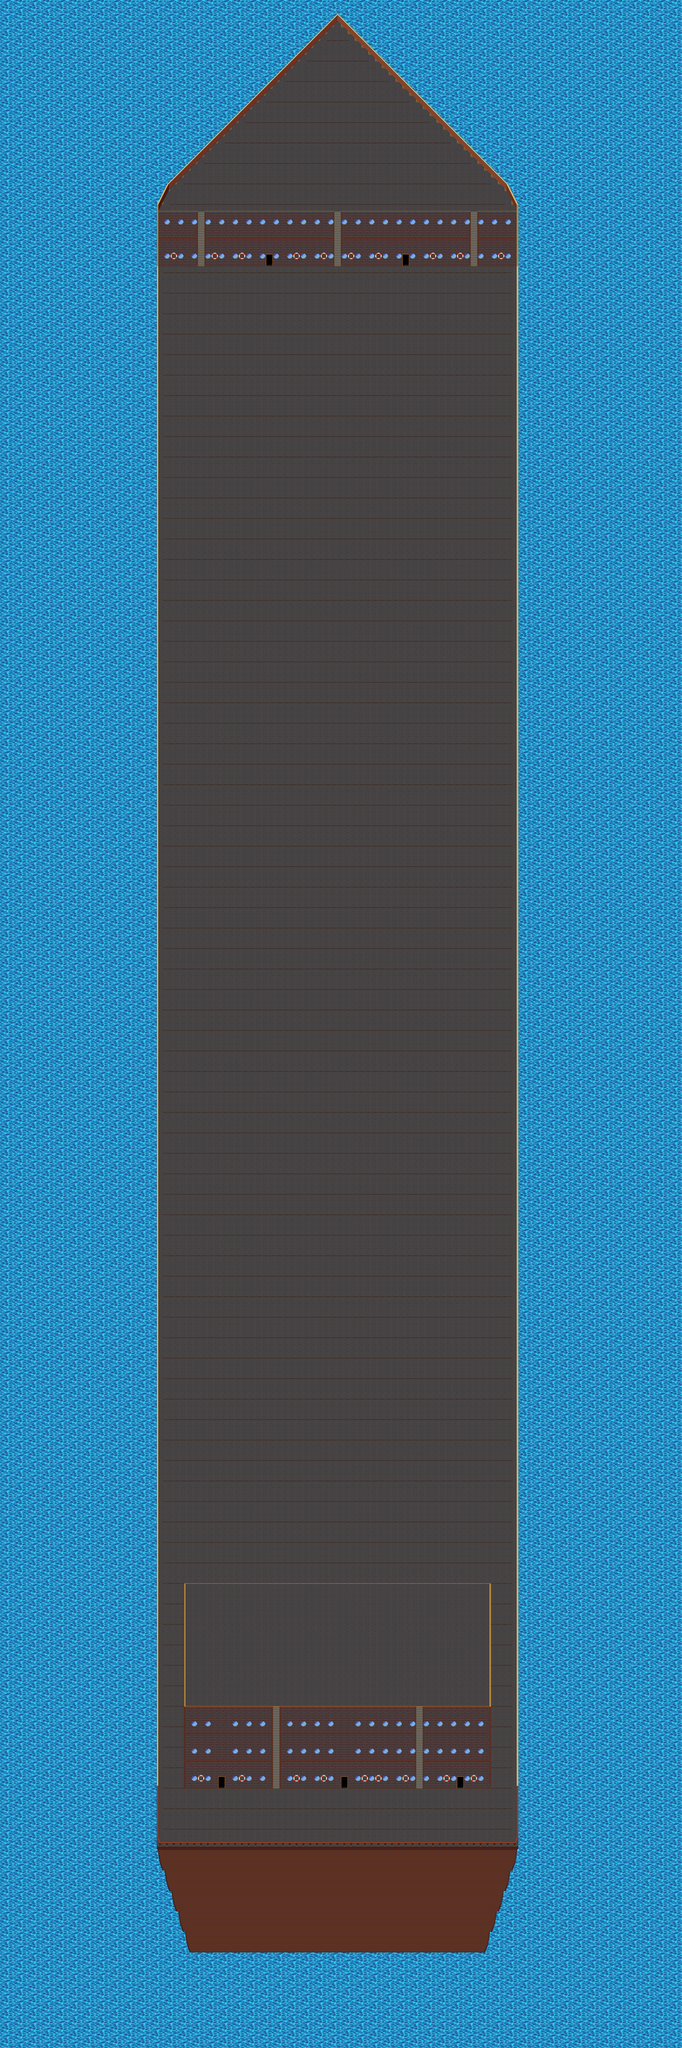

This game map was drawn from its Tiled (.tmx) file and the tilesets committed beside it. A one-line description and the trimmed map source follow:
An orthogonal 100x300 tile map with 32x32 px tiles, 5 tile layers (Ocean, Ocean2, ShipBase, ShipObjects, ...), 3 tilesets.

<map version="1.0" tiledversion="1.0.3" orientation="orthogonal" renderorder="right-down" width="100" height="300" tilewidth="32" tileheight="32" nextobjectid="1">
 <tileset firstgid="1" name="ship" tilewidth="32" tileheight="32" tilecount="256" columns="16">
  <image source="ship.png" width="512" height="512" />
 </tileset>
 <tileset firstgid="257" name="handpainted" tilewidth="32" tileheight="32" tilecount="128" columns="16">
  <image source="handpainted.png" width="512" height="256" />
 </tileset>
 <tileset firstgid="385" name="ship2" tilewidth="32" tileheight="32" tilecount="256" columns="16">
  <image source="ship2.png" width="512" height="512" />
 </tileset>
 <layer name="Ocean" width="100" height="300">
  <data>[30000 cells, 30000 non-empty, 8 distinct tile ids]</data>
 </layer>
 <layer name="Ocean2" width="100" height="300">
  <data>[30000 cells, 30000 non-empty, 8 distinct tile ids]</data>
 </layer>
 <layer name="ShipBase" width="100" height="300">
  <data>[30000 cells, 14346 non-empty, 60 distinct tile ids]</data>
 </layer>
 <layer name="ShipObjects" width="100" height="300">
  <data>[30000 cells, 1192 non-empty, 17 distinct tile ids]</data>
 </layer>
 <layer name="RoofLayer" width="100" height="300">
  <data>[30000 cells, 87 non-empty, 4 distinct tile ids]</data>
 </layer>
</map>
